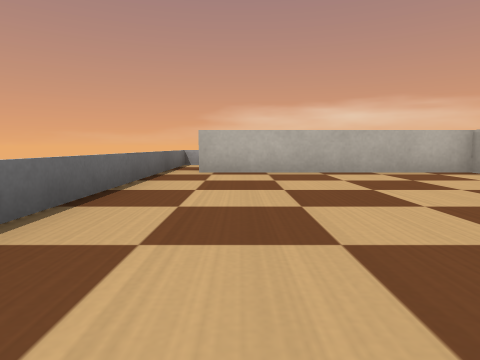
view 1 (above)

22 first-person views from a walk through a robot-simulator world made for Webots. The camera is 0.12 m above the floor, tilts 6° down and sees 75° across. The floor is counted in squares, 0.25 m on a side. Each view is taken from the middle of a square. On the plan, view 1 faces up. The plan holds only what a view shows up to about 9 squares ahead; the rest is blank. Robots are left out. Webots' stock objects and surfaces are drawn as simple stand-ins.

view 2
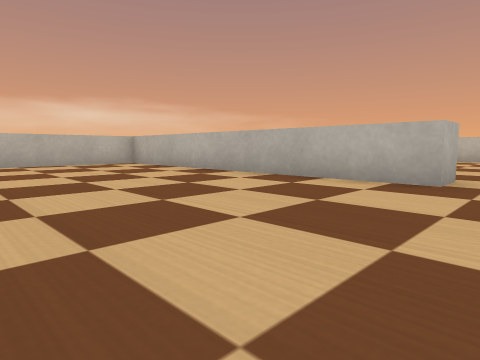

view 3
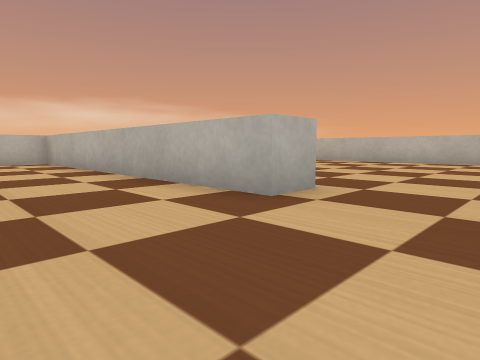

view 4
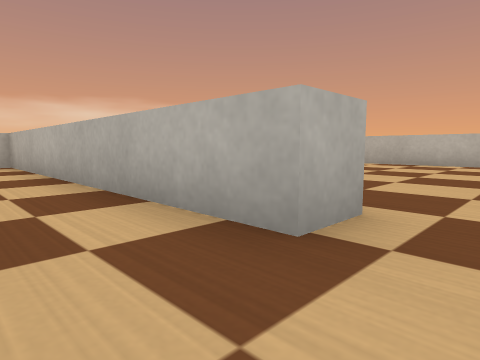

view 5
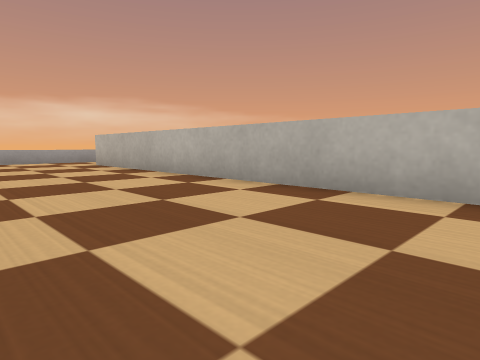

view 6
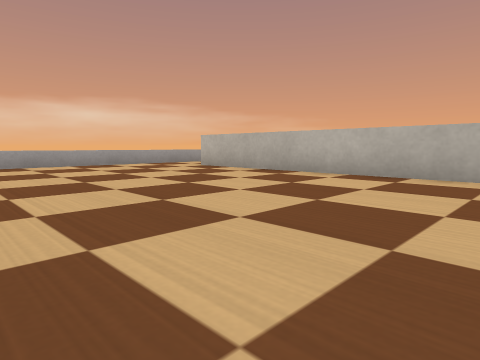

view 7
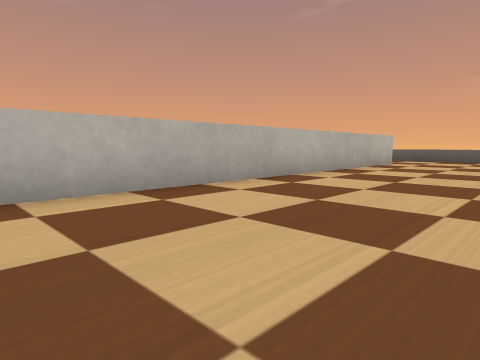

view 8
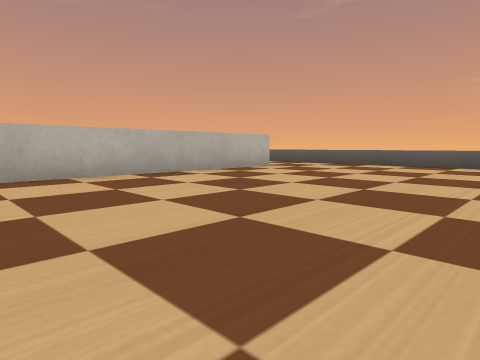

view 9
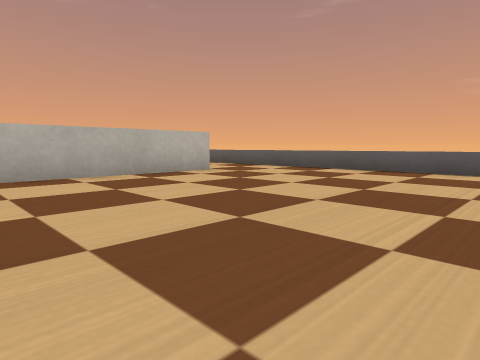

view 10
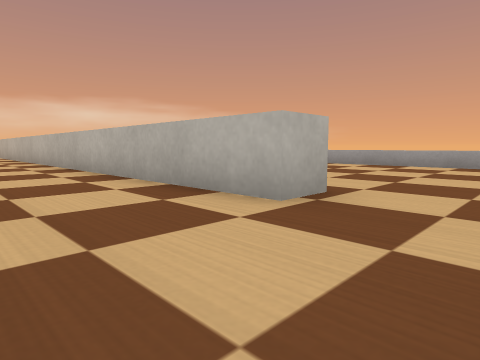

view 11
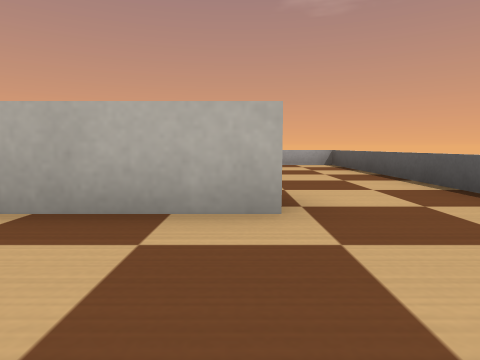

view 12
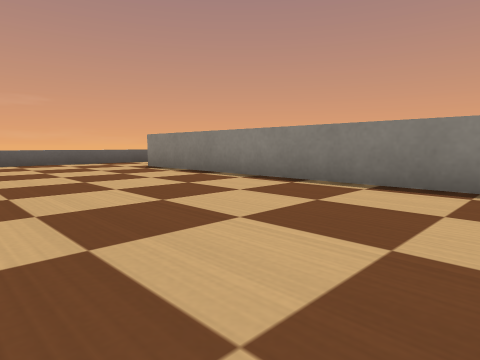

view 13
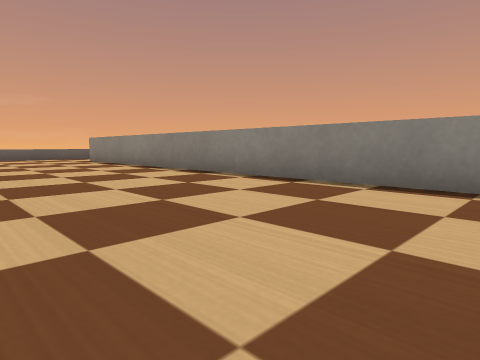

view 14
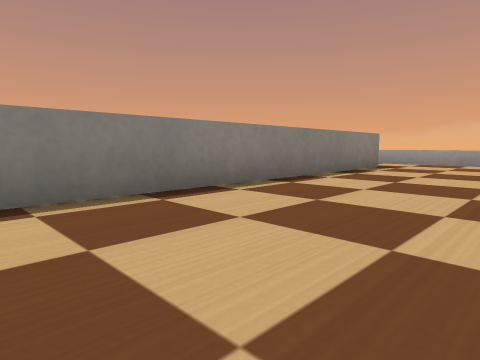

view 15
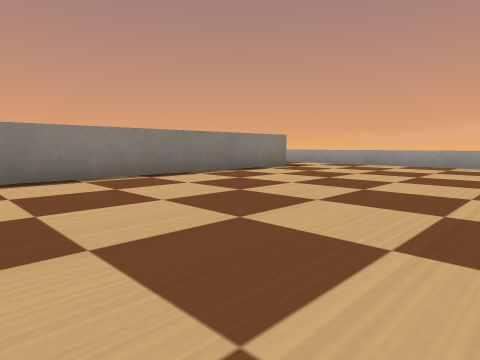

view 16
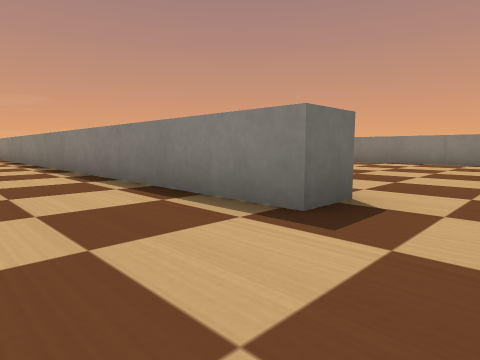

view 17
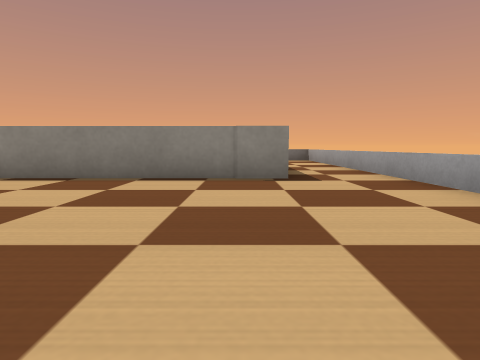

view 18
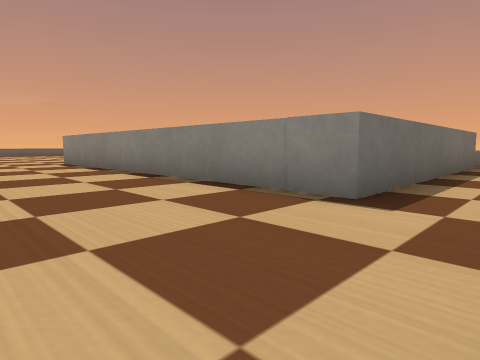

view 19
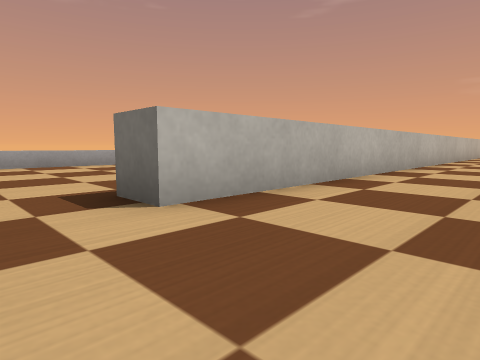

view 20
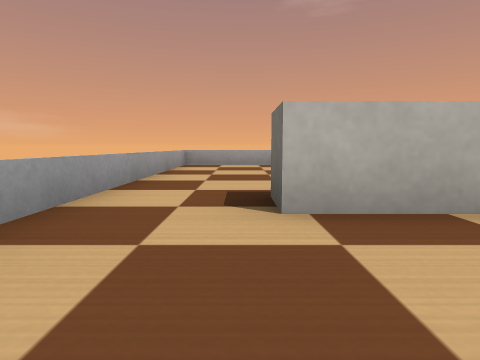

view 21
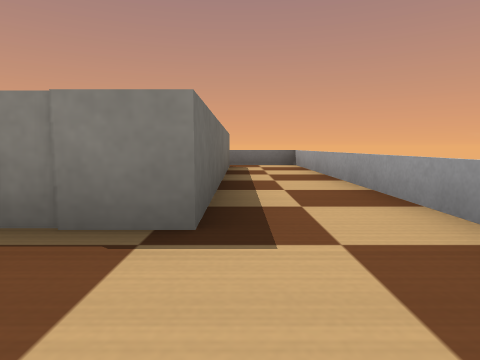

view 22
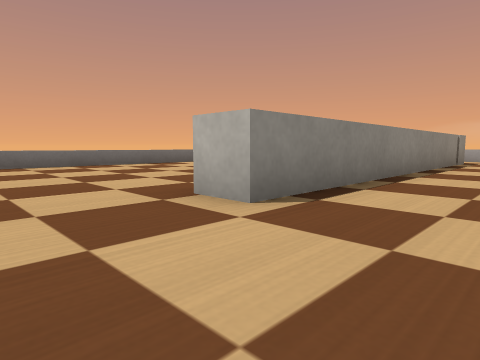

### Floor plan
Points are (right, up) in squares from view 1. A wall is a line through its corners. A room is listed if a view was taken in it or the views show most of it. See-through windows are left out.
Room 1 (views 1, 2, 3, 4, 5, 6, 7, 8, 9, 10, 11, 17, 18, 19, 20, 21, 22)
walls: (12.2, -9.3) (12.2, 6.7); (-0.9, 6.7) (5.2, 6.7) (5.2, -2.1) (4.4, -2.1) (4.4, 5.9) (-0.9, 5.9)
low walls: (-1.5, 0.4) (-1.5, -2.9); (7.8, -11.5) (11.5, -11.5); (11.5, 8.5) (-1.5, 8.5) (-1.5, 1.9)
ways out: opening at (12.5, -10.5) to room 2; opening at (12.5, 7.5) to room 2; gap at (-1, 6)
Room 2 (views 12, 13, 14, 15, 16)
walls: (12.2, 6.7) (13, 6.7) (13, -9.3) (12.2, -9.3)
low walls: (18.5, 4.2) (18.5, 8.5) (11.5, 8.5); (11.5, -11.5) (18.5, -11.5) (18.5, -6.6)
ways out: opening at (12.5, -10.5) to room 1; opening at (12.5, 7.5) to room 1

Positions as (right, up) in squares from view 1, and headings:
1: (0, 0), facing up
2: (0, -3), facing up-right
3: (2, -4), facing up-right
4: (3, -3), facing up-right
5: (9, -2), facing up-right
6: (7, 0), facing up-right
7: (9, 0), facing down-right
8: (7, -3), facing down-right
9: (7, -5), facing down-right
10: (10, -11), facing up-right
11: (10, -9), facing right
12: (17, -2), facing down-left
13: (17, 2), facing down-left
14: (16, -1), facing up-left
15: (18, 0), facing up-left
16: (15, 8), facing down-left
17: (10, 6), facing left
18: (8, 8), facing down-left
19: (10, 8), facing down-right
20: (10, 7), facing right
21: (7, 7), facing left
22: (7, -4), facing up-left
